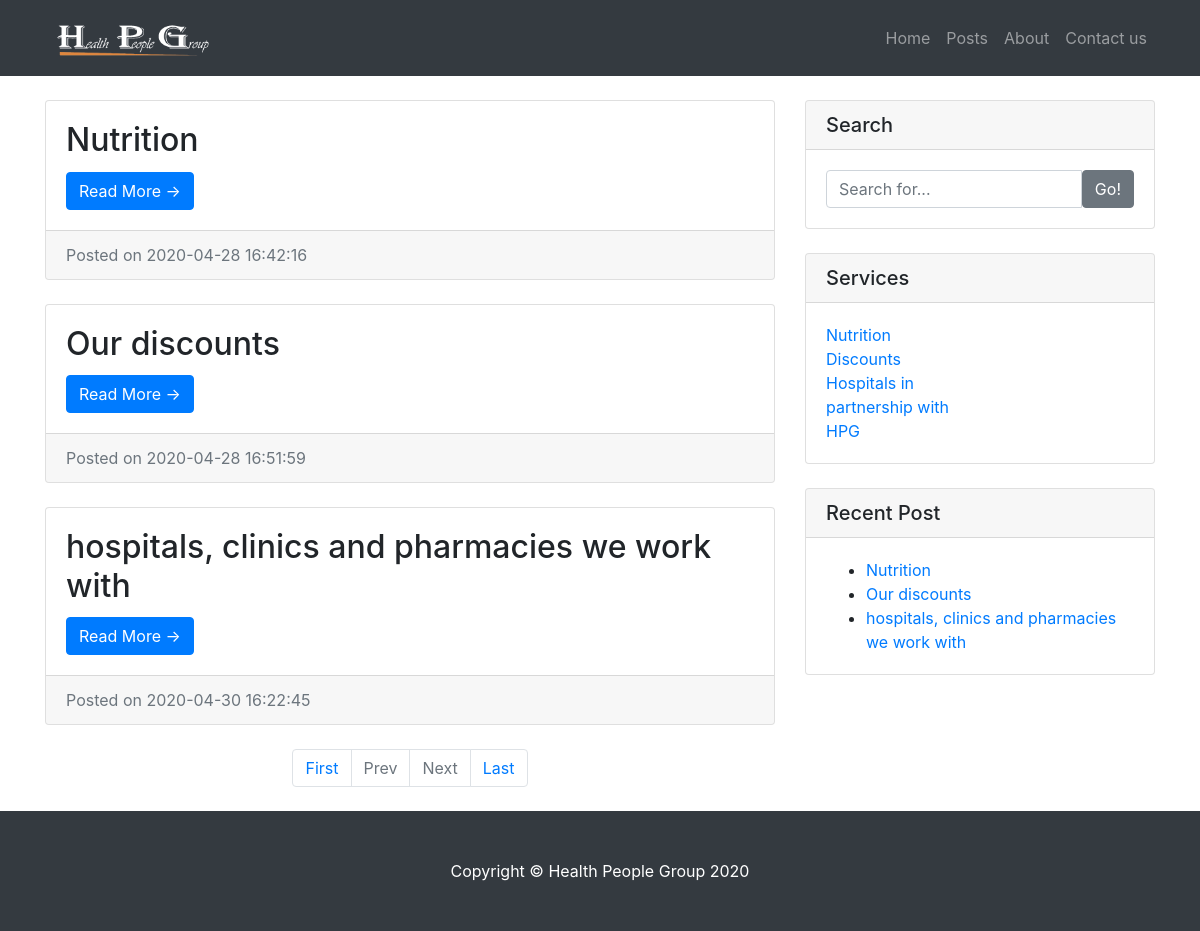
Screenshot of /search.php with the database file from the repository.
### tables this page shows
CREATE TABLE `tblposts` (
  `id` int(11) NOT NULL,
  `PostTitle` longtext,
  `CategoryId` int(11) DEFAULT NULL,
  `SubCategoryId` int(11) DEFAULT NULL,
  `PostDetails` longtext,
  `PostingDate` timestamp NULL DEFAULT CURRENT_TIMESTAMP,
  `UpdationDate` timestamp NULL DEFAULT NULL ON UPDATE CURRENT_TIMESTAMP,
  `Is_Active` int(1) DEFAULT NULL,
  `PostUrl` mediumtext,
  `PostImage` varchar(255) DEFAULT NULL
);

CREATE TABLE `tblcategory` (
  `id` int(11) NOT NULL,
  `CategoryName` varchar(200) DEFAULT NULL,
  `Description` mediumtext,
  `PostingDate` timestamp NULL DEFAULT CURRENT_TIMESTAMP,
  `UpdationDate` timestamp NULL DEFAULT NULL,
  `Is_Active` int(1) DEFAULT NULL
);

### search.php (the view, shortened to what this page needs)
<?php
include('includes/config.php');
    ?>
<!DOCTYPE html>
<html lang="en">
  <head>
    <link href="vendor/bootstrap/css/bootstrap.min.css" rel="stylesheet">
    <link href="css/modern-business.css" rel="stylesheet">
  </head>
  <body>
   <?php include('includes/header.php');?>
    <div class="container">
      <div class="row" style="margin-top: 4%">
        <div class="col-md-8">
<?php
     if (isset($_GET['pageno'])) {
            $pageno = $_GET['pageno'];
        } else {
            $pageno = 1;
        }
        $no_of_records_per_page = 8;
        $offset = ($pageno-1) * $no_of_records_per_page;
        $total_pages_sql = "SELECT COUNT(*) FROM tblposts";
        $result = mysqli_query($con,$total_pages_sql);
        $total_rows = mysqli_fetch_array($result)[0];
        $total_pages = ceil($total_rows / $no_of_records_per_page);
$query=mysqli_query($con,"select tblposts.id as pid,tblposts.PostTitle as posttitle,tblcategory.CategoryName as category,tblsubcategory.Subcategory as subcategory,tblposts.PostDetails as postdetails,tblposts.PostingDate as postingdate,tblposts.PostUrl as url from tblposts left join tblcategory on tblcategory.id=tblposts.CategoryId left join  tblsubcategory on  tblsubcategory.SubCategoryId=tblposts.SubCategoryId where tblposts.PostTitle like '%$st%' and tblposts.Is_Active=1 LIMIT $offset, $no_of_records_per_page");
$rowcount=mysqli_num_rows($query);
if($rowcount==0)
{
echo "No record found";
}
else {
while ($row=mysqli_fetch_array($query)) {
?>
          <div class="card mb-4">
            <div class="card-body">
              <h2 class="card-title"><?php echo htmlentities($row['posttitle']);?></h2>
              <a href="news-details.php?nid=<?php echo htmlentities($row['pid'])?>" class="btn btn-primary">Read More &rarr;</a>
            </div>
            <div class="card-footer text-muted">
              Posted on <?php echo htmlentities($row['postingdate']);?>
            </div>
          </div>
<?php } ?>
    <ul class="pagination justify-content-center mb-4">
        <li class="page-item"><a href="?pageno=1"  class="page-link">First</a></li>
        <li class="<?php if($pageno <= 1){ echo 'disabled'; } ?> page-item">
            <a href="<?php if($pageno <= 1){ echo '#'; } else { echo "?pageno=".($pageno - 1); } ?>" class="page-link">Prev</a>
        </li>
        <li class="<?php if($pageno >= $total_pages){ echo 'disabled'; } ?> page-item">
            <a href="<?php if($pageno >= $total_pages){ echo '#'; } else { echo "?pageno=".($pageno + 1); } ?> " class="page-link">Next</a>
        </li>
        <li class="page-item"><a href="?pageno=<?php echo $total_pages; ?>" class="page-link">Last</a></li>
    </ul>
<?php } ?>
        </div>
      <?php include('includes/sidebar.php');?>
      </div>
      <?php include('includes/footer.php');?>
</head>
  </body>
</html>

### includes/sidebar.php
  <div class="col-md-4">
          <div class="card mb-4">
            <h5 class="card-header">Search</h5>
            <div class="card-body">
                   <form name="search" action="search.php" method="post">
              <div class="input-group">
        <input type="text" name="searchtitle" class="form-control" placeholder="Search for..." required>
                <span class="input-group-btn">
                  <button class="btn btn-secondary" type="submit">Go!</button>
                </span>
              </form>
              </div>
            </div>
          </div>
          <div class="card my-4">
            <h5 class="card-header">Services</h5>
            <div class="card-body">
              <div class="row">
                <div class="col-lg-6">
                  <ul class="list-unstyled mb-0">
<?php $query=mysqli_query($con,"select id,CategoryName from tblcategory");
while($row=mysqli_fetch_array($query))
{
?>
                    <li>
                      <a href="category.php?catid=<?php echo htmlentities($row['id'])?>"><?php echo htmlentities($row['CategoryName']);?></a>
                    </li>
<?php } ?>
                  </ul>
                </div>
              </div>
            </div>
          </div>
          <div class="card my-4">
            <h5 class="card-header">Recent Post</h5>
            <div class="card-body">
                      <ul class="mb-0">
<?php
$query=mysqli_query($con,"select tblposts.id as pid,tblposts.PostTitle as posttitle from tblposts left join tblcategory on tblcategory.id=tblposts.CategoryId left join  tblsubcategory on  tblsubcategory.SubCategoryId=tblposts.SubCategoryId limit 8");
while ($row=mysqli_fetch_array($query)) {
?>
  <li>
                      <a href="news-details.php?nid=<?php echo htmlentities($row['pid'])?>"><?php echo htmlentities($row['posttitle']);?></a>
                    </li>
            <?php } ?>
          </ul>
            </div>
          </div>
        </div>

### css/modern-business.css (style rules this page uses)
body { padding-top: 54px; }
@media (min-width: 992px) { body { padding-top: 56px; } }

### rows the page displays
tblposts: PostTitle "Nutrition", PostingDate "2020-04-28 16:42:16"
tblposts: PostTitle "Our discounts", PostingDate "2020-04-28 16:51:59"
tblposts: PostTitle "hospitals, clinics and pharmacies we work with", PostingDate "2020-04-30 16:22:45"
tblcategory: CategoryName "Nutrition"
tblcategory: CategoryName "Discounts"
tblcategory: CategoryName "Hospitals in partnership with HPG"
